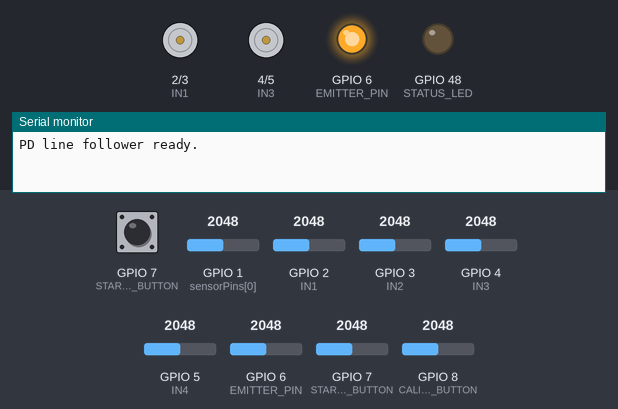
The sketch below on a simulated ESP32-S3. On the bench: motor-driver pin pairs drawn as motors (green arrow = first pin HIGH = forward, orange = second pin HIGH = backward, longer = more drive), output pins drawn as LEDs (lit = HIGH), the last lines printed to the serial monitor. Inputs (shaded band) come from the test bench; at power-on: GPIO 7 (START_STOP_BUTTON) HIGH, GPIO 1 (sensorPins[0]) = 2048, GPIO 5 (IN4) = 2048, GPIO 7 (START_STOP_BUTTON) = 2048, GPIO 6 (EMITTER_PIN) = 2048, GPIO 3 (IN2) = 2048, GPIO 2 (IN1) = 2048, GPIO 4 (IN3) = 2048, GPIO 8 (CALIBRATE_BUTTON) = 2048.

Above: at 1.4 s.
1.5 s: GPIO 7 (START_STOP_BUTTON) pulled LOW for 0.15 s
At 2.8 s:
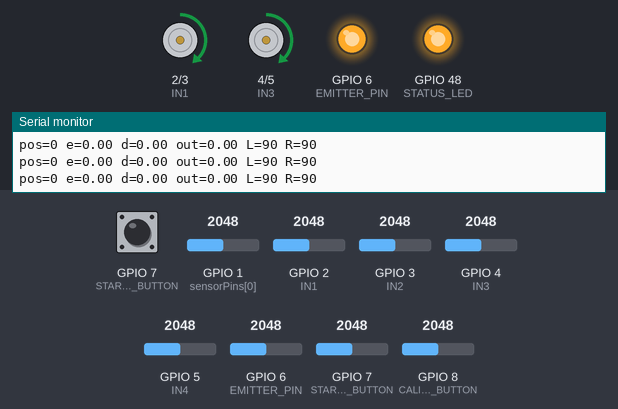
3.1 s: GPIO 1 (sensorPins[0]) set to 2866
At 4.3 s:
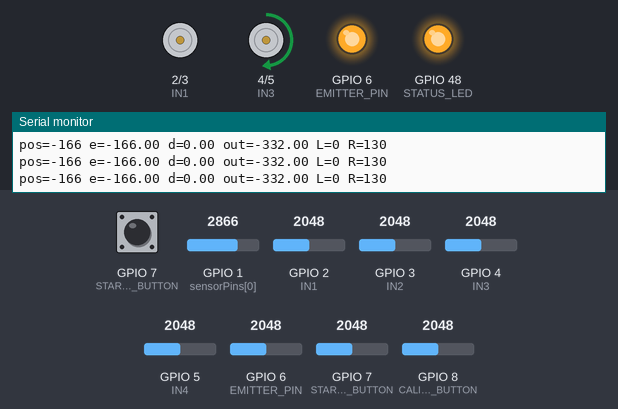
4.6 s: GPIO 5 (IN4) set to 2866
6.1 s: GPIO 7 (START_STOP_BUTTON) set to 2866
At 6.7 s:
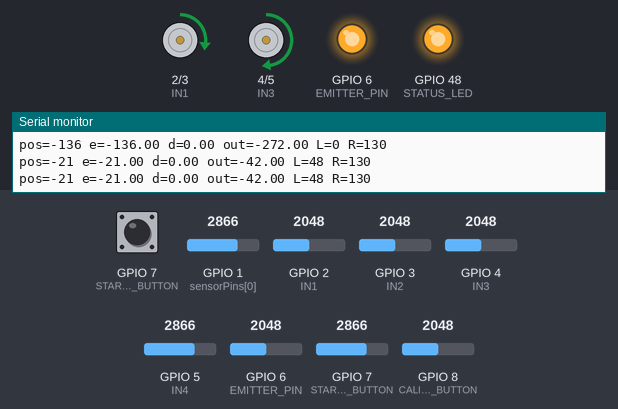
7.6 s: GPIO 6 (EMITTER_PIN) set to 2866
At 8.8 s:
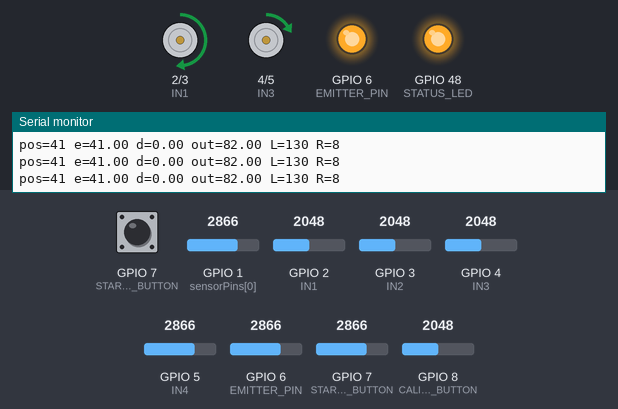
9.1 s: GPIO 3 (IN2) set to 2866
At 10.2 s:
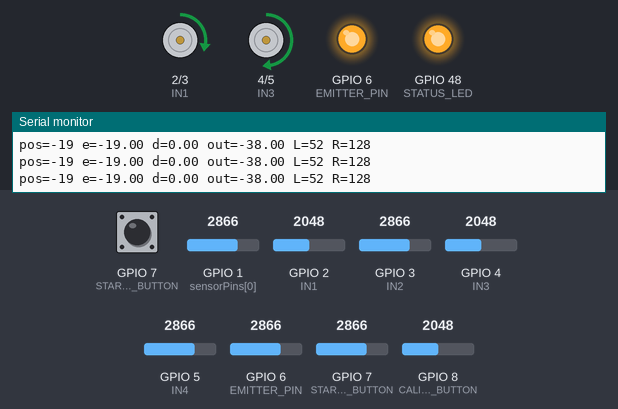
Timing chart, 0 to 11.6 s (numbered marks = the images above; inputs shaded):
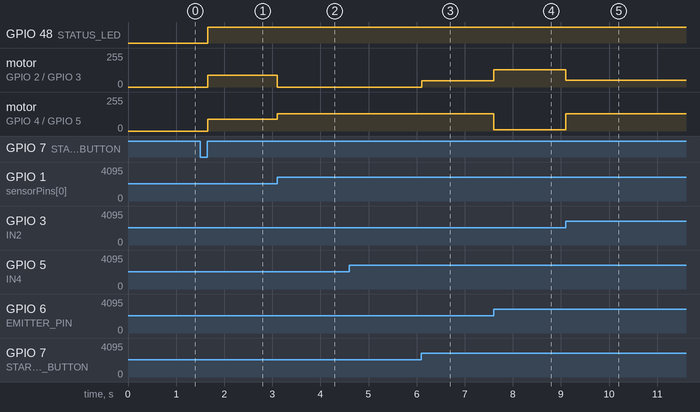

The sketch:

linefollower.1.ino
```cpp
/* Line follower — PD controller
   Nano ESP32 + DRV8833 + 8x analog IR sensor (A0..A7)
   Emitter on D6
   Motors: IN1=D2, IN2=D3, IN3=D4, IN4=D5
   Start/Stop button: D7
   Calibrate button: D8
*/

#include <Arduino.h>

// --- pins ---
const int sensorPins[8] = {A0, A1, A2, A3, A4, A5, A6, A7};
const int EMITTER_PIN = 6;    // D6

// DRV8833 IN pins
const int IN1 = 2;
const int IN2 = 3;
const int IN3 = 4;
const int IN4 = 5;

const int START_STOP_BUTTON = 7;
const int CALIBRATE_BUTTON  = 8;
const int STATUS_LED = LED_BUILTIN;

// --- PWM ---
const int CH_IN1 = 0;
const int CH_IN2 = 1;
const int CH_IN3 = 2;
const int CH_IN4 = 3;
const int PWM_FREQ = 3000;
const int PWM_RES  = 8;

// --- PD parameters ---
float Kp = 2;
float Kd = 140;     // ← derivative gain (tune this)
int baseSpeed = 90;
int maxSpeed  = 130;

// runtime
long lastPosition = 0;
float lastError = 0;
bool isRunning = false;

void setup() {
  Serial.begin(115200);
  delay(200);

  for (int i = 0; i < 8; ++i) pinMode(sensorPins[i], INPUT);

  pinMode(EMITTER_PIN, OUTPUT);
  digitalWrite(EMITTER_PIN, HIGH);

  pinMode(IN1, OUTPUT);
  pinMode(IN2, OUTPUT);
  pinMode(IN3, OUTPUT);
  pinMode(IN4, OUTPUT);

  ledcSetup(CH_IN1, PWM_FREQ, PWM_RES);
  ledcSetup(CH_IN2, PWM_FREQ, PWM_RES);
  ledcSetup(CH_IN3, PWM_FREQ, PWM_RES);
  ledcSetup(CH_IN4, PWM_FREQ, PWM_RES);

  ledcAttachPin(IN1, CH_IN1);
  ledcAttachPin(IN2, CH_IN2);
  ledcAttachPin(IN3, CH_IN3);
  ledcAttachPin(IN4, CH_IN4);

  ledcWrite(CH_IN1, 0);
  ledcWrite(CH_IN2, 0);
  ledcWrite(CH_IN3, 0);
  ledcWrite(CH_IN4, 0);

  pinMode(START_STOP_BUTTON, INPUT_PULLUP);
  pinMode(CALIBRATE_BUTTON, INPUT_PULLUP);
  pinMode(STATUS_LED, OUTPUT);

  digitalWrite(STATUS_LED, LOW);

  Serial.println("PD line follower ready.");
}

// --- weighted average line position ---
long readLinePosition() {
  long weightedSum = 0;
  long sumVals = 0;

  const int weights[8] = {-3500, -2500, -1500, -500, 500, 1500, 2500, 3500};

  for (int i = 0; i < 8; ++i) {
    int v = analogRead(sensorPins[i]);
    sumVals += v;
    weightedSum += (long)v * weights[i];
  }

  if (sumVals == 0) return lastPosition;

  long pos = weightedSum / sumVals;
  lastPosition = pos;
  return pos;
}

// --- motor control ---
void setMotorPWM(int leftPWM, int rightPWM) {
  if (leftPWM < 0) leftPWM = 0;
  if (rightPWM < 0) rightPWM = 0;
  if (leftPWM > maxSpeed) leftPWM = maxSpeed;
  if (rightPWM > maxSpeed) rightPWM = maxSpeed;

  ledcWrite(CH_IN1, leftPWM);
  ledcWrite(CH_IN2, 0);
  ledcWrite(CH_IN3, rightPWM);
  ledcWrite(CH_IN4, 0);
}

void loop() {

  // --- start/stop ---
  if (digitalRead(START_STOP_BUTTON) == LOW) {
    delay(40);
    if (digitalRead(START_STOP_BUTTON) == LOW) {
      isRunning = !isRunning;
      Serial.println(isRunning ? "RUN" : "STOP");
      while (digitalRead(START_STOP_BUTTON) == LOW) delay(10);
    }
  }

  if (!isRunning) {
    setMotorPWM(0, 0);
    digitalWrite(STATUS_LED, LOW);
    delay(20);
    return;
  }

  digitalWrite(STATUS_LED, HIGH);

  // --- read sensors ---
  long position = readLinePosition(); // -3500..+3500
  float error = (float)position;

  // --- PD CONTROL ---
  float derivative = error - lastError;
  lastError = error;

  float output = Kp * error + Kd * derivative;

  // motor mixing
  float leftF  = (float)baseSpeed + output;
  float rightF = (float)baseSpeed - output;

  int leftPWM  = constrain(leftF, 0, maxSpeed);
  int rightPWM = constrain(rightF, 0, maxSpeed);

  setMotorPWM(leftPWM, rightPWM);

  // debug
  static unsigned long lastPrint = 0;
  if (millis() - lastPrint > 300) {
    Serial.print("pos=");  Serial.print(position);
    Serial.print(" e=");    Serial.print(error);
    Serial.print(" d=");    Serial.print(derivative);
    Serial.print(" out=");  Serial.print(output);
    Serial.print(" L=");    Serial.print(leftPWM);
    Serial.print(" R=");    Serial.println(rightPWM);
    lastPrint = millis();
  }
  delay(1);

}
```

Measured:
- after the input at 1.5 s, GPIO 48 (STATUS_LED): LOW → HIGH after 0.15 s; motor on GPIO 2 (IN1) / GPIO 3 (IN2), motor on GPIO 4 (IN3) / GPIO 5 (IN4): stopped → forward 90/255 after 0.16 s
- after the input at 3.1 s, motor on GPIO 2 (IN1) / GPIO 3 (IN2): forward 90/255 → stopped at once; motor on GPIO 4 (IN3) / GPIO 5 (IN4): forward 90/255 → forward 129/255 at once
- after the input at 6.1 s, motor on GPIO 2 (IN1) / GPIO 3 (IN2): stopped → forward 48/255 at once
- after the input at 7.6 s, motor on GPIO 2 (IN1) / GPIO 3 (IN2): forward 48/255 → forward 129/255 at once; motor on GPIO 4 (IN3) / GPIO 5 (IN4): forward 129/255 → forward 8/255 at once
- after the input at 9.1 s, motor on GPIO 2 (IN1) / GPIO 3 (IN2): forward 129/255 → forward 52/255 at once; motor on GPIO 4 (IN3) / GPIO 5 (IN4): forward 8/255 → forward 128/255 at once
